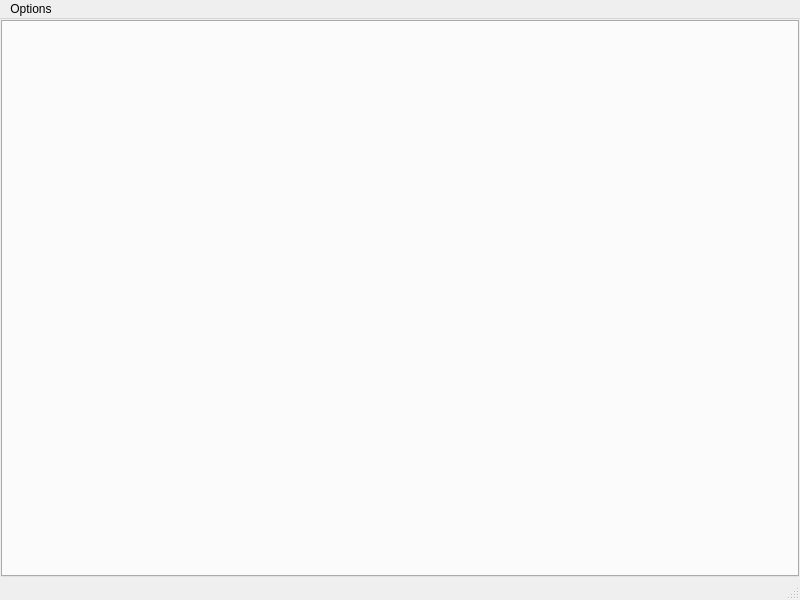
<?xml version="1.0" encoding="UTF-8"?>
<ui version="4.0">
 <class>ComDispatcher</class>
 <widget class="QMainWindow" name="ComDispatcher">
  <property name="geometry">
   <rect>
    <x>0</x>
    <y>0</y>
    <width>800</width>
    <height>600</height>
   </rect>
  </property>
  <property name="windowTitle">
   <string>MainWindow</string>
  </property>
  <widget class="QWidget" name="centralwidget">
   <layout class="QHBoxLayout" name="horizontalLayout" stretch="80">
    <property name="spacing">
     <number>0</number>
    </property>
    <property name="leftMargin">
     <number>0</number>
    </property>
    <property name="topMargin">
     <number>0</number>
    </property>
    <property name="rightMargin">
     <number>0</number>
    </property>
    <property name="bottomMargin">
     <number>0</number>
    </property>
    <item>
     <widget class="QWidget" name="widgetView" native="true">
      <layout class="QHBoxLayout" name="horizontalLayout_2" stretch="0">
       <property name="spacing">
        <number>1</number>
       </property>
       <property name="leftMargin">
        <number>1</number>
       </property>
       <property name="topMargin">
        <number>1</number>
       </property>
       <property name="rightMargin">
        <number>1</number>
       </property>
       <property name="bottomMargin">
        <number>1</number>
       </property>
       <item>
        <widget class="QTabWidget" name="tabWidget">
         <property name="currentIndex">
          <number>-1</number>
         </property>
        </widget>
       </item>
      </layout>
     </widget>
    </item>
   </layout>
  </widget>
  <widget class="QMenuBar" name="menubar">
   <property name="geometry">
    <rect>
     <x>0</x>
     <y>0</y>
     <width>800</width>
     <height>21</height>
    </rect>
   </property>
   <widget class="QMenu" name="menuOptions">
    <property name="title">
     <string>Options</string>
    </property>
    <addaction name="actionAdd_new_tab"/>
    <addaction name="actionOpen_link_editor"/>
    <addaction name="actionAbout"/>
    <addaction name="actionQuit"/>
   </widget>
   <addaction name="menuOptions"/>
  </widget>
  <widget class="QStatusBar" name="statusbar"/>
  <action name="actionAdd_new_tab">
   <property name="text">
    <string>Add new tab</string>
   </property>
   <property name="shortcut">
    <string>Ctrl+N</string>
   </property>
  </action>
  <action name="actionOpen_link_editor">
   <property name="text">
    <string>Open link editor</string>
   </property>
   <property name="shortcut">
    <string>Ctrl+E</string>
   </property>
  </action>
  <action name="actionQuit">
   <property name="text">
    <string>Quit</string>
   </property>
   <property name="shortcut">
    <string>Ctrl+Q</string>
   </property>
  </action>
  <action name="actionAbout">
   <property name="text">
    <string>About</string>
   </property>
  </action>
 </widget>
 <resources/>
 <connections/>
</ui>
